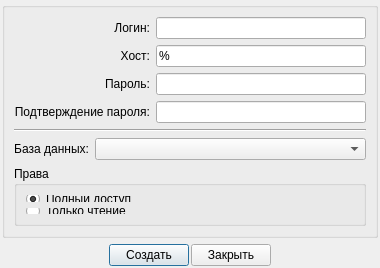
<?xml version="1.0" encoding="UTF-8"?>
<ui version="4.0">
 <class>AddNewUser</class>
 <widget class="QDialog" name="AddNewUser">
  <property name="geometry">
   <rect>
    <x>0</x>
    <y>0</y>
    <width>380</width>
    <height>268</height>
   </rect>
  </property>
  <property name="minimumSize">
   <size>
    <width>380</width>
    <height>268</height>
   </size>
  </property>
  <property name="maximumSize">
   <size>
    <width>380</width>
    <height>268</height>
   </size>
  </property>
  <property name="windowTitle">
   <string>Создание нового пользователя</string>
  </property>
  <property name="windowIcon">
   <iconset resource="icons.qrc">
    <normaloff>:/16x16/ico/add_user_16x16.png</normaloff>:/16x16/ico/add_user_16x16.png</iconset>
  </property>
  <layout class="QVBoxLayout" name="verticalLayout_2">
   <property name="sizeConstraint">
    <enum>QLayout::SetDefaultConstraint</enum>
   </property>
   <property name="leftMargin">
    <number>2</number>
   </property>
   <property name="topMargin">
    <number>2</number>
   </property>
   <property name="rightMargin">
    <number>2</number>
   </property>
   <property name="bottomMargin">
    <number>2</number>
   </property>
   <item>
    <widget class="QGroupBox" name="groupBox">
     <property name="title">
      <string/>
     </property>
     <layout class="QGridLayout" name="gridLayout">
      <item row="0" column="2">
       <widget class="QLineEdit" name="login"/>
      </item>
      <item row="1" column="2">
       <widget class="QLineEdit" name="host">
        <property name="text">
         <string>%</string>
        </property>
       </widget>
      </item>
      <item row="2" column="2">
       <widget class="QLineEdit" name="pass">
        <property name="echoMode">
         <enum>QLineEdit::Password</enum>
        </property>
       </widget>
      </item>
      <item row="3" column="0" colspan="2">
       <widget class="QLabel" name="label_4">
        <property name="text">
         <string>Подтверждение пароля:</string>
        </property>
        <property name="alignment">
         <set>Qt::AlignRight|Qt::AlignTrailing|Qt::AlignVCenter</set>
        </property>
        <property name="buddy">
         <cstring>confirmPass</cstring>
        </property>
       </widget>
      </item>
      <item row="3" column="2">
       <widget class="QLineEdit" name="confirmPass">
        <property name="echoMode">
         <enum>QLineEdit::Password</enum>
        </property>
       </widget>
      </item>
      <item row="4" column="0" colspan="3">
       <widget class="Line" name="line">
        <property name="orientation">
         <enum>Qt::Horizontal</enum>
        </property>
       </widget>
      </item>
      <item row="6" column="0" colspan="3">
       <widget class="QGroupBox" name="groupBox_2">
        <property name="title">
         <string>Права</string>
        </property>
        <layout class="QVBoxLayout" name="verticalLayout">
         <item>
          <widget class="QRadioButton" name="fullAccess">
           <property name="text">
            <string>Полный доступ</string>
           </property>
           <property name="checked">
            <bool>true</bool>
           </property>
          </widget>
         </item>
         <item>
          <widget class="QRadioButton" name="readOnly">
           <property name="text">
            <string>Только чтение</string>
           </property>
          </widget>
         </item>
        </layout>
       </widget>
      </item>
      <item row="0" column="0" colspan="2">
       <widget class="QLabel" name="label">
        <property name="text">
         <string>Логин:</string>
        </property>
        <property name="alignment">
         <set>Qt::AlignRight|Qt::AlignTrailing|Qt::AlignVCenter</set>
        </property>
        <property name="buddy">
         <cstring>login</cstring>
        </property>
       </widget>
      </item>
      <item row="1" column="0" colspan="2">
       <widget class="QLabel" name="label_2">
        <property name="text">
         <string>Хост:</string>
        </property>
        <property name="alignment">
         <set>Qt::AlignRight|Qt::AlignTrailing|Qt::AlignVCenter</set>
        </property>
        <property name="buddy">
         <cstring>host</cstring>
        </property>
       </widget>
      </item>
      <item row="2" column="0" colspan="2">
       <widget class="QLabel" name="label_3">
        <property name="text">
         <string>Пароль:</string>
        </property>
        <property name="alignment">
         <set>Qt::AlignRight|Qt::AlignTrailing|Qt::AlignVCenter</set>
        </property>
        <property name="buddy">
         <cstring>pass</cstring>
        </property>
       </widget>
      </item>
      <item row="5" column="0">
       <widget class="QLabel" name="label_5">
        <property name="text">
         <string>База данных:</string>
        </property>
        <property name="alignment">
         <set>Qt::AlignRight|Qt::AlignTrailing|Qt::AlignVCenter</set>
        </property>
        <property name="buddy">
         <cstring>database</cstring>
        </property>
       </widget>
      </item>
      <item row="5" column="1" colspan="2">
       <widget class="QComboBox" name="database"/>
      </item>
     </layout>
    </widget>
   </item>
   <item>
    <layout class="QHBoxLayout" name="horizontalLayout">
     <property name="spacing">
      <number>2</number>
     </property>
     <item>
      <spacer name="horizontalSpacer">
       <property name="orientation">
        <enum>Qt::Horizontal</enum>
       </property>
       <property name="sizeHint" stdset="0">
        <size>
         <width>40</width>
         <height>20</height>
        </size>
       </property>
      </spacer>
     </item>
     <item>
      <widget class="QPushButton" name="createButton">
       <property name="text">
        <string>Создать</string>
       </property>
       <property name="icon">
        <iconset resource="icons.qrc">
         <normaloff>:/16x16/ico/apply_16x16.png</normaloff>:/16x16/ico/apply_16x16.png</iconset>
       </property>
      </widget>
     </item>
     <item>
      <widget class="QPushButton" name="cancelButton">
       <property name="text">
        <string>Закрыть</string>
       </property>
       <property name="icon">
        <iconset resource="icons.qrc">
         <normaloff>:/16x16/ico/cancel_16x16.png</normaloff>:/16x16/ico/cancel_16x16.png</iconset>
       </property>
      </widget>
     </item>
     <item>
      <spacer name="horizontalSpacer_2">
       <property name="orientation">
        <enum>Qt::Horizontal</enum>
       </property>
       <property name="sizeHint" stdset="0">
        <size>
         <width>40</width>
         <height>20</height>
        </size>
       </property>
      </spacer>
     </item>
    </layout>
   </item>
  </layout>
 </widget>
 <tabstops>
  <tabstop>login</tabstop>
  <tabstop>host</tabstop>
  <tabstop>pass</tabstop>
  <tabstop>confirmPass</tabstop>
  <tabstop>database</tabstop>
  <tabstop>fullAccess</tabstop>
  <tabstop>readOnly</tabstop>
  <tabstop>createButton</tabstop>
  <tabstop>cancelButton</tabstop>
 </tabstops>
 <resources>
  <include location="icons.qrc"/>
 </resources>
 <connections>
  <connection>
   <sender>cancelButton</sender>
   <signal>clicked()</signal>
   <receiver>AddNewUser</receiver>
   <slot>reject()</slot>
   <hints>
    <hint type="sourcelabel">
     <x>228</x>
     <y>248</y>
    </hint>
    <hint type="destinationlabel">
     <x>189</x>
     <y>131</y>
    </hint>
   </hints>
  </connection>
 </connections>
</ui>
